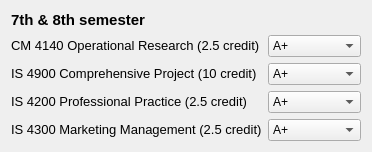
  <widget class="QWidget" name="layoutWidget_3">
   <property name="geometry">
    <rect>
     <x>10</x>
     <y>50</y>
     <width>345</width>
     <height>128</height>
    </rect>
   </property>
   <layout class="QVBoxLayout" name="verticalLayout_65">
    <item>
     <widget class="QLabel" name="label_307">
      <property name="text">
       <string>&lt;!DOCTYPE HTML PUBLIC &quot;-//W3C//DTD HTML 4.0//EN&quot; &quot;http://www.w3.org/TR/REC-html40/strict.dtd&quot;&gt;
&lt;html&gt;&lt;head&gt;&lt;meta name=&quot;qrichtext&quot; content=&quot;1&quot; /&gt;&lt;style type=&quot;text/css&quot;&gt;
p, li { white-space: pre-wrap; }
&lt;/style&gt;&lt;/head&gt;&lt;body style=&quot; font-family:'MS Shell Dlg 2'; font-size:8.25pt; font-weight:400; font-style:normal;&quot;&gt;
&lt;p style=&quot; margin-top:0px; margin-bottom:0px; margin-left:0px; margin-right:0px; -qt-block-indent:0; text-indent:0px;&quot;&gt;&lt;span style=&quot; font-size:11pt; font-weight:600;&quot;&gt;7th &amp;amp; 8th semester&lt;/span&gt;&lt;/p&gt;&lt;/body&gt;&lt;/html&gt;</string>
      </property>
     </widget>
    </item>
    <item>
     <layout class="QHBoxLayout" name="horizontalLayout_41">
      <item>
       <layout class="QVBoxLayout" name="verticalLayout_66">
        <item>
         <widget class="QLabel" name="label_309">
          <property name="text">
           <string>&lt;!DOCTYPE HTML PUBLIC &quot;-//W3C//DTD HTML 4.0//EN&quot; &quot;http://www.w3.org/TR/REC-html40/strict.dtd&quot;&gt;
&lt;html&gt;&lt;head&gt;&lt;meta name=&quot;qrichtext&quot; content=&quot;1&quot; /&gt;&lt;style type=&quot;text/css&quot;&gt;
p, li { white-space: pre-wrap; }
&lt;/style&gt;&lt;/head&gt;&lt;body style=&quot; font-family:'MS Shell Dlg 2'; font-size:8.25pt; font-weight:400; font-style:normal;&quot;&gt;
&lt;p style=&quot; margin-top:0px; margin-bottom:0px; margin-left:0px; margin-right:0px; -qt-block-indent:0; text-indent:0px;&quot;&gt;&lt;span style=&quot; font-size:10pt;&quot;&gt;CM 4140 Operational Research (2.5 credit)&lt;/span&gt;&lt;/p&gt;&lt;/body&gt;&lt;/html&gt;</string>
          </property>
         </widget>
        </item>
        <item>
         <widget class="QLabel" name="label_308">
          <property name="text">
           <string>&lt;!DOCTYPE HTML PUBLIC &quot;-//W3C//DTD HTML 4.0//EN&quot; &quot;http://www.w3.org/TR/REC-html40/strict.dtd&quot;&gt;
&lt;html&gt;&lt;head&gt;&lt;meta name=&quot;qrichtext&quot; content=&quot;1&quot; /&gt;&lt;style type=&quot;text/css&quot;&gt;
p, li { white-space: pre-wrap; }
&lt;/style&gt;&lt;/head&gt;&lt;body style=&quot; font-family:'MS Shell Dlg 2'; font-size:8.25pt; font-weight:400; font-style:normal;&quot;&gt;
&lt;p style=&quot; margin-top:0px; margin-bottom:0px; margin-left:0px; margin-right:0px; -qt-block-indent:0; text-indent:0px;&quot;&gt;&lt;span style=&quot; font-size:10pt;&quot;&gt;IS 4900 Comprehensive Project (10 credit)&lt;/span&gt;&lt;/p&gt;&lt;/body&gt;&lt;/html&gt;</string>
          </property>
         </widget>
        </item>
        <item>
         <widget class="QLabel" name="label_310">
          <property name="text">
           <string>&lt;!DOCTYPE HTML PUBLIC &quot;-//W3C//DTD HTML 4.0//EN&quot; &quot;http://www.w3.org/TR/REC-html40/strict.dtd&quot;&gt;
&lt;html&gt;&lt;head&gt;&lt;meta name=&quot;qrichtext&quot; content=&quot;1&quot; /&gt;&lt;style type=&quot;text/css&quot;&gt;
p, li { white-space: pre-wrap; }
&lt;/style&gt;&lt;/head&gt;&lt;body style=&quot; font-family:'MS Shell Dlg 2'; font-size:8.25pt; font-weight:400; font-style:normal;&quot;&gt;
&lt;p style=&quot; margin-top:0px; margin-bottom:0px; margin-left:0px; margin-right:0px; -qt-block-indent:0; text-indent:0px;&quot;&gt;&lt;span style=&quot; font-size:10pt;&quot;&gt;IS 4200 Professional Practice (2.5 credit)&lt;/span&gt;&lt;/p&gt;&lt;/body&gt;&lt;/html&gt;</string>
          </property>
         </widget>
        </item>
        <item>
         <widget class="QLabel" name="label_311">
          <property name="text">
           <string>&lt;!DOCTYPE HTML PUBLIC &quot;-//W3C//DTD HTML 4.0//EN&quot; &quot;http://www.w3.org/TR/REC-html40/strict.dtd&quot;&gt;
&lt;html&gt;&lt;head&gt;&lt;meta name=&quot;qrichtext&quot; content=&quot;1&quot; /&gt;&lt;style type=&quot;text/css&quot;&gt;
p, li { white-space: pre-wrap; }
&lt;/style&gt;&lt;/head&gt;&lt;body style=&quot; font-family:'MS Shell Dlg 2'; font-size:8.25pt; font-weight:400; font-style:normal;&quot;&gt;
&lt;p style=&quot; margin-top:0px; margin-bottom:0px; margin-left:0px; margin-right:0px; -qt-block-indent:0; text-indent:0px;&quot;&gt;&lt;span style=&quot; font-size:10pt;&quot;&gt;IS 4300 Marketing Management (2.5 credit)&lt;/span&gt;&lt;/p&gt;&lt;/body&gt;&lt;/html&gt;</string>
          </property>
         </widget>
        </item>
       </layout>
      </item>
      <item>
       <layout class="QVBoxLayout" name="verticalLayout_67">
        <item>
         <widget class="QComboBox" name="comboBox_285">
          <item>
           <property name="text">
            <string>A+</string>
           </property>
          </item>
          <item>
           <property name="text">
            <string>A</string>
           </property>
          </item>
          <item>
           <property name="text">
            <string>A-</string>
           </property>
          </item>
          <item>
           <property name="text">
            <string>B+</string>
           </property>
          </item>
          <item>
           <property name="text">
            <string>B</string>
           </property>
          </item>
          <item>
           <property name="text">
            <string>B-</string>
           </property>
          </item>
          <item>
           <property name="text">
            <string>C+</string>
           </property>
          </item>
          <item>
           <property name="text">
            <string>C</string>
           </property>
          </item>
          <item>
           <property name="text">
            <string>C-</string>
           </property>
          </item>
          <item>
           <property name="text">
            <string>D</string>
           </property>
          </item>
          <item>
           <property name="text">
            <string>I</string>
           </property>
          </item>
          <item>
           <property name="text">
            <string>F</string>
           </property>
          </item>
          <item>
           <property name="text">
            <string>Not release</string>
           </property>
          </item>
         </widget>
        </item>
        <item>
         <widget class="QComboBox" name="comboBox_286">
          <item>
           <property name="text">
            <string>A+</string>
           </property>
          </item>
          <item>
           <property name="text">
            <string>A</string>
           </property>
          </item>
          <item>
           <property name="text">
            <string>A-</string>
           </property>
          </item>
          <item>
           <property name="text">
            <string>B+</string>
           </property>
          </item>
          <item>
           <property name="text">
            <string>B</string>
           </property>
          </item>
          <item>
           <property name="text">
            <string>B-</string>
           </property>
          </item>
          <item>
           <property name="text">
            <string>C+</string>
           </property>
          </item>
          <item>
           <property name="text">
            <string>C</string>
           </property>
          </item>
          <item>
           <property name="text">
            <string>C-</string>
           </property>
          </item>
          <item>
           <property name="text">
            <string>D</string>
           </property>
          </item>
          <item>
           <property name="text">
            <string>I</string>
           </property>
          </item>
          <item>
           <property name="text">
            <string>F</string>
           </property>
          </item>
          <item>
           <property name="text">
            <string>Not release</string>
           </property>
          </item>
         </widget>
        </item>
        <item>
         <widget class="QComboBox" name="comboBox_287">
          <item>
           <property name="text">
            <string>A+</string>
           </property>
          </item>
          <item>
           <property name="text">
            <string>A</string>
           </property>
          </item>
          <item>
           <property name="text">
            <string>A-</string>
           </property>
          </item>
          <item>
           <property name="text">
            <string>B+</string>
           </property>
          </item>
          <item>
           <property name="text">
            <string>B</string>
           </property>
          </item>
          <item>
           <property name="text">
            <string>B-</string>
           </property>
          </item>
          <item>
           <property name="text">
            <string>C+</string>
           </property>
          </item>
          <item>
           <property name="text">
            <string>C</string>
           </property>
          </item>
          <item>
           <property name="text">
            <string>C-</string>
           </property>
          </item>
          <item>
           <property name="text">
            <string>D</string>
           </property>
          </item>
          <item>
           <property name="text">
            <string>I</string>
           </property>
          </item>
          <item>
           <property name="text">
            <string>F</string>
           </property>
          </item>
          <item>
           <property name="text">
            <string>Not release</string>
           </property>
          </item>
         </widget>
        </item>
        <item>
         <widget class="QComboBox" name="comboBox_288">
          <item>
           <property name="text">
            <string>A+</string>
           </property>
          </item>
          <item>
           <property name="text">
            <string>A</string>
           </property>
          </item>
          <item>
           <property name="text">
            <string>A-</string>
           </property>
          </item>
          <item>
           <property name="text">
            <string>B+</string>
           </property>
          </item>
          <item>
           <property name="text">
            <string>B</string>
           </property>
          </item>
          <item>
           <property name="text">
            <string>B-</string>
           </property>
          </item>
          <item>
           <property name="text">
            <string>C+</string>
           </property>
          </item>
          <item>
           <property name="text">
            <string>C</string>
           </property>
          </item>
          <item>
           <property name="text">
            <string>C-</string>
           </property>
          </item>
          <item>
           <property name="text">
            <string>D</string>
           </property>
          </item>
          <item>
           <property name="text">
            <string>I</string>
           </property>
          </item>
          <item>
           <property name="text">
            <string>F</string>
           </property>
          </item>
          <item>
           <property name="text">
            <string>Not release</string>
           </property>
          </item>
         </widget>
        </item>
       </layout>
      </item>
     </layout>
    </item>
   </layout>
  </widget>
